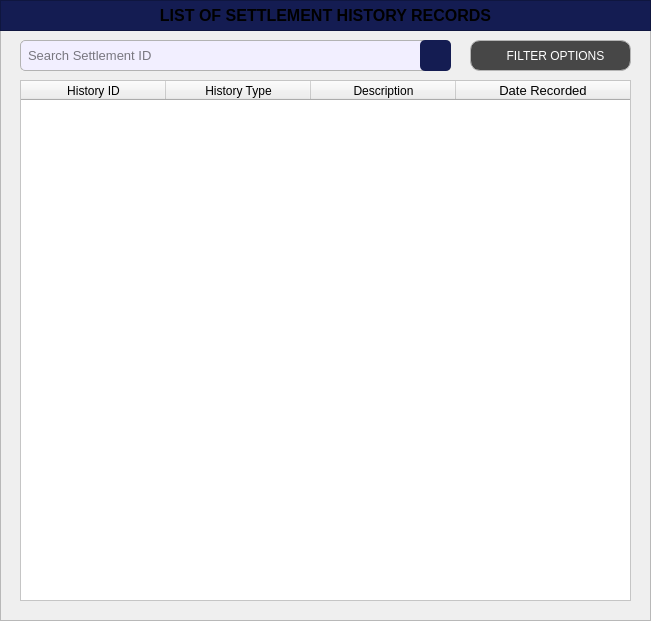
    <widget class="QFrame" name="basePopUpBodyFrame">
     <property name="geometry">
      <rect>
       <x>20</x>
       <y>20</y>
       <width>651</width>
       <height>621</height>
      </rect>
     </property>
     <property name="styleSheet">
      <string notr="true">#basePopUpBodyFrame {
	background-color: rgb(247, 247, 247);
	border: 1px solid rgb(194, 194, 194);
	border-radius: 10px;
}</string>
     </property>
     <property name="frameShape">
      <enum>QFrame::Shape::StyledPanel</enum>
     </property>
     <property name="frameShadow">
      <enum>QFrame::Shadow::Raised</enum>
     </property>
     <widget class="QFrame" name="basePopUpTitleFrame_3">
      <property name="geometry">
       <rect>
        <x>0</x>
        <y>0</y>
        <width>651</width>
        <height>31</height>
       </rect>
      </property>
      <property name="styleSheet">
       <string notr="true">#basePopUpTitleFrame_3 {
	background-color: #141c52;
}</string>
      </property>
      <property name="frameShape">
       <enum>QFrame::Shape::StyledPanel</enum>
      </property>
      <property name="frameShadow">
       <enum>QFrame::Shadow::Raised</enum>
      </property>
      <widget class="QLabel" name="label_title_3">
       <property name="geometry">
        <rect>
         <x>0</x>
         <y>0</y>
         <width>651</width>
         <height>31</height>
        </rect>
       </property>
       <property name="font">
        <font>
         <family>Arial</family>
         <pointsize>12</pointsize>
         <bold>true</bold>
        </font>
       </property>
       <property name="styleSheet">
        <string notr="true">#label_title{
	background-color:transparent;
	color: rgb(255, 255, 255);
}</string>
       </property>
       <property name="text">
        <string>LIST OF SETTLEMENT HISTORY RECORDS</string>
       </property>
       <property name="alignment">
        <set>Qt::AlignmentFlag::AlignCenter</set>
       </property>
      </widget>
     </widget>
     <widget class="QLineEdit" name="histrec_SettlementID_fieldSearch">
      <property name="geometry">
       <rect>
        <x>20</x>
        <y>40</y>
        <width>431</width>
        <height>31</height>
       </rect>
      </property>
      <property name="font">
       <font>
        <family>Arial</family>
        <pointsize>10</pointsize>
       </font>
      </property>
      <property name="styleSheet">
       <string notr="true">#histrec_SettlementID_fieldSearch{
    border: 1px solid #b3b3b3;  /* Black border */
    border-radius: 5px;        /* Rounded corners */
    padding: 5px;               /* Inner spacing */
    background-color: #f2efff;  /* Gray background */
    color: #000000; 
}
</string>
      </property>
      <property name="text">
       <string/>
      </property>
      <property name="placeholderText">
       <string>Search Settlement ID</string>
      </property>
     </widget>
     <widget class="QPushButton" name="histrec_SettlementID_buttonSearch">
      <property name="geometry">
       <rect>
        <x>420</x>
        <y>40</y>
        <width>31</width>
        <height>31</height>
       </rect>
      </property>
      <property name="font">
       <font>
        <family>Arial</family>
        <pointsize>9</pointsize>
       </font>
      </property>
      <property name="cursor">
       <cursorShape>PointingHandCursor</cursorShape>
      </property>
      <property name="focusPolicy">
       <enum>Qt::FocusPolicy::NoFocus</enum>
      </property>
      <property name="styleSheet">
       <string notr="true">#histrec_SettlementID_buttonSearch {
    background-color:  #141c52;
    color: white;
    border-radius: 5px;
    padding: 10px; /* Optional: Adjusts spacing inside the button */
}
#histrec_SettlementID_buttonSearch:hover {
    background-color: #1a237e; /* Slightly lighter blue when hovered */
}
#histrec_SettlementID_buttonSearch:pressed {
    background-color: #0f1442; /* Darker blue when clicked */
}</string>
      </property>
      <property name="text">
       <string/>
      </property>
      <property name="icon">
       <iconset>
        <normaloff>../../../../../Desktop/CTU 2nd Year - 2nd Semester Files/PC 225L - INFORMATION MANAGEMENT LABORATORY/PROFILING_SYSTEM/Profiling-System/Assets/FuncIcons/icon_search_w.svg</normaloff>../../../../../Desktop/CTU 2nd Year - 2nd Semester Files/PC 225L - INFORMATION MANAGEMENT LABORATORY/PROFILING_SYSTEM/Profiling-System/Assets/FuncIcons/icon_search_w.svg</iconset>
      </property>
      <property name="iconSize">
       <size>
        <width>20</width>
        <height>20</height>
       </size>
      </property>
     </widget>
     <widget class="QTableWidget" name="histrec_tableView_List_RecordSettlementHistory">
      <property name="geometry">
       <rect>
        <x>20</x>
        <y>80</y>
        <width>611</width>
        <height>521</height>
       </rect>
      </property>
      <property name="styleSheet">
       <string notr="true">#histrec_tableView_List_RecordSettlementHistory {
	background-color: white;
	color: #black;
}
</string>
      </property>
      <attribute name="horizontalHeaderVisible">
       <bool>true</bool>
      </attribute>
      <attribute name="horizontalHeaderCascadingSectionResizes">
       <bool>false</bool>
      </attribute>
      <attribute name="horizontalHeaderDefaultSectionSize">
       <number>145</number>
      </attribute>
      <attribute name="horizontalHeaderShowSortIndicator" stdset="0">
       <bool>false</bool>
      </attribute>
      <attribute name="horizontalHeaderStretchLastSection">
       <bool>true</bool>
      </attribute>
      <attribute name="verticalHeaderCascadingSectionResizes">
       <bool>false</bool>
      </attribute>
      <column>
       <property name="text">
        <string>History ID</string>
       </property>
       <property name="font">
        <font>
         <family>Arial</family>
        </font>
       </property>
       <property name="background">
        <color>
         <red>59</red>
         <green>57</green>
         <blue>100</blue>
        </color>
       </property>
      </column>
      <column>
       <property name="text">
        <string>History Type</string>
       </property>
       <property name="font">
        <font>
         <family>Arial</family>
        </font>
       </property>
       <property name="background">
        <color>
         <red>59</red>
         <green>57</green>
         <blue>100</blue>
        </color>
       </property>
      </column>
      <column>
       <property name="text">
        <string>Description</string>
       </property>
       <property name="font">
        <font>
         <family>Arial</family>
        </font>
       </property>
       <property name="background">
        <color>
         <red>59</red>
         <green>57</green>
         <blue>100</blue>
        </color>
       </property>
      </column>
      <column>
       <property name="text">
        <string>Date Recorded</string>
       </property>
       <property name="font">
        <font>
         <family>Arial</family>
         <pointsize>10</pointsize>
        </font>
       </property>
       <property name="background">
        <color>
         <red>59</red>
         <green>57</green>
         <blue>100</blue>
        </color>
       </property>
      </column>
     </widget>
     <widget class="QPushButton" name="settlementhistoryList_buttonFilter">
      <property name="geometry">
       <rect>
        <x>470</x>
        <y>40</y>
        <width>161</width>
        <height>31</height>
       </rect>
      </property>
      <property name="font">
       <font>
        <family>Arial</family>
        <pointsize>9</pointsize>
       </font>
      </property>
      <property name="cursor">
       <cursorShape>PointingHandCursor</cursorShape>
      </property>
      <property name="focusPolicy">
       <enum>Qt::FocusPolicy::NoFocus</enum>
      </property>
      <property name="styleSheet">
       <string notr="true">#settlementhistoryList_buttonFilter {
    background-color:  #474747;
    color: white;
    border: 1px solid #b5b5b5;
    border-radius: 10px;
    padding: 10px; 
}

#settlementhistoryList_buttonFilter:hover {
    background-color: #636363;
    color: white; 
}

#settlementhistoryList_buttonFilter:pressed {
    background-color: #bfbfbf;
    color: white; 
}
</string>
      </property>
      <property name="text">
       <string>   FILTER OPTIONS</string>
      </property>
      <property name="icon">
       <iconset>
        <normaloff>../../../Assets/FuncIcons/icon_filter.svg</normaloff>../../../Assets/FuncIcons/icon_filter.svg</iconset>
      </property>
      <property name="iconSize">
       <size>
        <width>18</width>
        <height>18</height>
       </size>
      </property>
     </widget>
    </widget>
